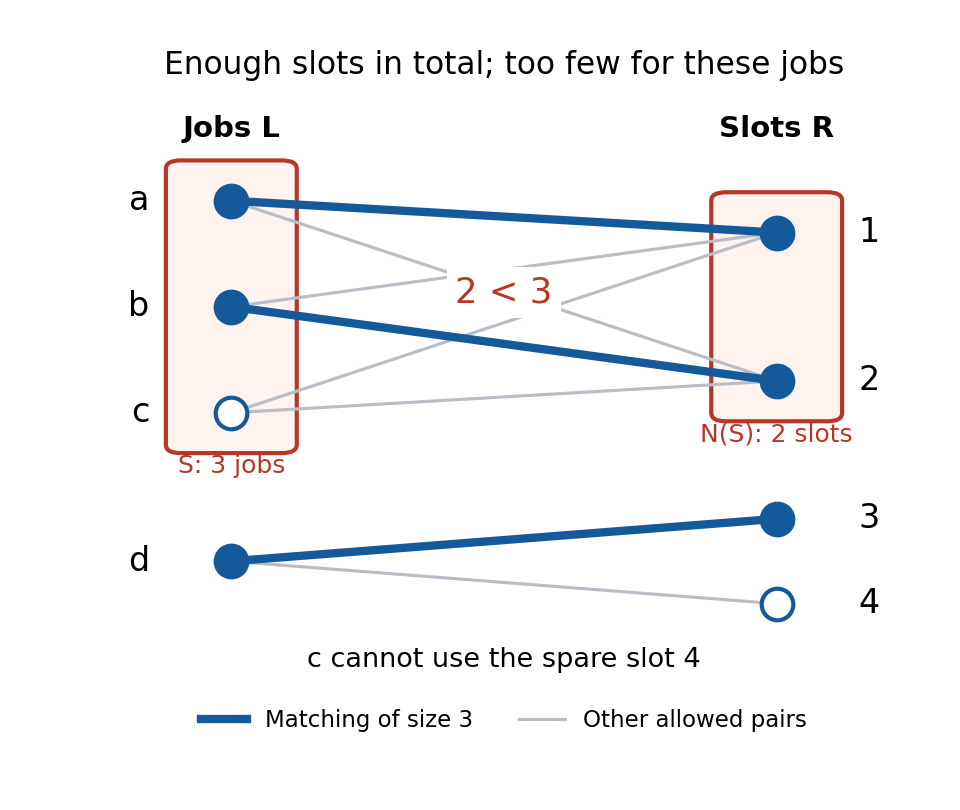

Recreate this plot in Python.
"""Draw an original three-vertices/two-neighbours Hall obstruction.

Output the same basename in CWD. Tested with Python 3.14,
matplotlib 3.10.7 and numpy 2.3.5.
"""

from pathlib import Path

import matplotlib.pyplot as plt
from matplotlib.lines import Line2D
from matplotlib.patches import FancyBboxPatch


def main():
    left = {"a": (0, 3), "b": (0, 2), "c": (0, 1), "d": (0, -0.4)}
    right = {"1": (3, 2.7), "2": (3, 1.3), "3": (3, 0), "4": (3, -0.8)}
    allowed = [(a, b) for a in "abc" for b in "12"] + [("d", "3"), ("d", "4")]
    matching = {("a", "1"), ("b", "2"), ("d", "3")}
    fig, ax = plt.subplots(figsize=(6.4, 5.4), dpi=150, facecolor="white")
    ax.set_facecolor("white")
    for x, y, width, height in [(-0.28, 0.7, 0.56, 2.6), (2.72, 1, 0.56, 2)]:
        ax.add_patch(FancyBboxPatch((x, y), width, height,
                                   boxstyle="round,pad=0.08", facecolor="#fff3f0",
                                   edgecolor="#b73727", linewidth=2, zorder=0))
    for a, b in allowed:
        chosen = (a, b) in matching
        ax.plot([left[a][0], right[b][0]], [left[a][1], right[b][1]],
                color="#145a9b" if chosen else "#b7bec7",
                linewidth=4 if chosen else 1.5, zorder=2 if chosen else 1)
    for points, dx, align in [(left, -0.45, "right"), (right, 0.45, "left")]:
        for label, (x, y) in points.items():
            unmatched = label in {"c", "4"}
            ax.scatter(x, y, s=230, facecolor="white" if unmatched else "#145a9b",
                       edgecolor="#145a9b", linewidth=2, zorder=3)
            ax.text(x + dx, y, label, ha=align, va="center", fontsize=16)
    ax.text(0, 3.6, "Jobs L", ha="center", fontsize=14, weight="bold")
    ax.text(3, 3.6, "Slots R", ha="center", fontsize=14, weight="bold")
    ax.text(0, 0.43, "S: 3 jobs", ha="center", fontsize=12, color="#b73727")
    ax.text(3, 0.73, "N(S): 2 slots", ha="center", fontsize=12, color="#b73727")
    ax.text(1.5, 2.04, "2 < 3", ha="center", fontsize=17, color="#b73727",
            bbox={"facecolor": "white", "edgecolor": "none", "pad": 4}, zorder=4)
    ax.set_title("Enough slots in total; too few for these jobs", fontsize=15, pad=15)
    ax.legend(handles=[Line2D([0], [0], color="#145a9b", lw=4, label="Matching of size 3"),
                       Line2D([0], [0], color="#b7bec7", lw=1.5, label="Other allowed pairs")],
              loc="lower center", bbox_to_anchor=(0.5, -0.11), ncol=2,
              frameon=False, fontsize=11)
    ax.text(1.5, -1.4, "c cannot use the spare slot 4", ha="center", fontsize=13)
    ax.set_xlim(-0.85, 3.85)
    ax.set_ylim(-1.6, 3.9)
    ax.axis("off")
    fig.subplots_adjust(left=0.08, right=0.97, top=0.87, bottom=0.15)
    fig.savefig(Path(__file__).stem + ".png", facecolor="white", transparent=False)
    plt.close(fig)


if __name__ == "__main__":
    main()
